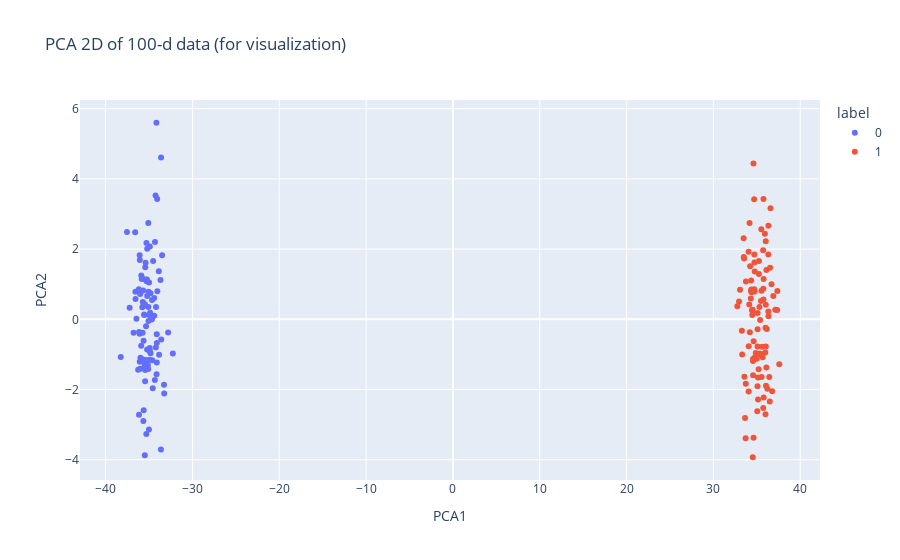

The cell this chart's notebook holds for it:
### Markdown cell above
# UMAP 降维示例
本示例生成带有标签的100维合成向量，首先使用PCA投影到2D进行可视化（代表原始100D数据的粗略2D视图），然后使用UMAP降维到3维，并使用3D散点图进行可视化。

所需库：numpy, scikit-learn, umap-learn, plotly, pandas。如果环境中缺少，请在笔记本中安装它们。

### Code cell
# 如果你需要安装依赖，请取消下一行注释并运行（在 Jupyter 中）：
# !pip install numpy scikit-learn umap-learn plotly pandas

import numpy as np
import pandas as pd
from sklearn.decomposition import PCA
from umap import UMAP
import plotly.express as px
import matplotlib.pyplot as plt

# 生成合成数据：100 维，2 个簇，每簇 100 个样本（共 200）
rng = np.random.RandomState(42)
n_clusters = 2
n_per_cluster = 100
n_samples = n_clusters * n_per_cluster # 200
n_features = 100
centers = rng.normal(scale=5.0, size=(n_clusters, n_features))  # 2 个中心
X = np.zeros((n_samples, n_features))
y = np.zeros(n_samples, dtype=int)
for i in range(n_clusters):
    start = i * n_per_cluster
    end = start + n_per_cluster
    X[start:end] = centers[i] + rng.normal(scale=1.0, size=(n_per_cluster, n_features))
    y[start:end] = i

print('X shape:', X.shape, 'labels shape:', y.shape)

# 使用 PCA 将 100 维投影到 2D 用作“原始空间的可视化”
pca = PCA(n_components=2, random_state=42)
X_pca2 = pca.fit_transform(X)
df_pca = pd.DataFrame(X_pca2, columns=['PCA1','PCA2'])
df_pca['label'] = y.astype(str)

fig = px.scatter(df_pca, x='PCA1', y='PCA2', color='label', title='PCA 2D of 100-d data (for visualization)')
fig.show()

# 也用 matplotlib 简单显示（可选）
plt.figure(figsize=(6,5))
scatter = plt.scatter(X_pca2[:,0], X_pca2[:,1], c=y, cmap='tab10', s=12)
plt.xlabel('PCA1')
plt.ylabel('PCA2')
plt.title('PCA 2D (matplotlib)')
plt.show()

### Figure 1 — Plotly figure (JSON) as saved in the notebook; plotly's stock layout.template omitted (floating-point values rounded to 4 significant figures)
{"data": [{"hovertemplate": "label=0<br>PCA1=%{x}<br>PCA2=%{y}<extra></extra>", "legendgroup": "0", "marker": {"color": "#636efa", "symbol": "circle"}, "mode": "markers", "name": "0", "orientation": "v", "showlegend": true, "type": "scatter", "x": [-36.6, -34.11, -32.8, -35.05, -34.7, -33.68, -33.25, -35.02, -33.28, -36.06, -33.62, -34.4, -35.09, -35.62, -32.26, -36.57, -34.25, -35.21, -35.07, -35.63, -34.1, -35.13, -35.54, -33.84, -34.88, -36.15, -34.57, -34.91, -35.3, -35.07, -34.62, -36.17, -35.51, -38.26, -35.48, -36.15, -34.83, -36.79, -36.08, -35.9, -36.02, -35.22, -34.91, -34.1, -35.1, -35.7, -34.33, -34.22, -33.5, -35.45, -35.24, -33.6, -35.0, -35.74, -35.44, -35.89, -36.02, -35.72, -33.63, -35.31, -35.62, -34.2, -34.14, -34.93, -35.57, -34.04, -37.54, -35.68, -35.78, -34.06, -36.26, -36.56, -35.38, -36.08, -35.45, -35.99, -35.01, -34.41, -34.32, -35.28, -34.15, -35.5, -36.09, -34.66, -36.45, -35.49, -34.94, -35.35, -35.47, -35.5, -37.24, -35.21, -35.4, -35.65, -35.84, -33.88, -34.53, -34.65, -34.83, -34.92], "xaxis": "x", "y": [2.483, -0.4238, -0.3734, 0.7846, -0.004841, 1.121, -2.109, -0.8745, -1.867, 1.69, 4.611, 0.101, 2.742, -2.587, -0.9699, 0.7848, 3.526, 2.013, -0.04687, -0.6116, -0.6744, -1.302, 0.1263, -1.009, 0.1904, -0.3593, -1.965, 2.074, 2.176, 0.354, -1.163, 0.8546, 0.3876, -1.074, 1.144, -2.717, 0.7394, -0.3834, 1.823, -0.752, -1.408, -0.8578, -0.9115, -1.233, -1.417, -1.141, -1.732, -0.8051, 1.826, -1.767, 1.136, -0.572, 1.046, -0.3859, 1.482, 1.248, 0.7239, 0.4935, -3.709, -3.264, 0.4212, 0.3499, -1.566, -1.151, 0.139, 0.7996, 2.484, 0.8208, 0.3449, 3.428, -1.439, 0.579, -1.159, -1.205, -1.442, -1.094, -3.137, 0.6104, 2.199, 1.088, 5.599, -1.323, -0.4109, 0.5473, 0.01276, -3.87, 0.1177, -0.1941, 0.4282, -1.284, 0.3276, 0.6614, 1.608, -2.894, 1.151, 1.368, 1.661, 0.02652, -0.9657, -0.8183], "yaxis": "y"}, {"hovertemplate": "label=1<br>PCA1=%{x}<br>PCA2=%{y}<extra></extra>", "legendgroup": "1", "marker": {"color": "#EF553B", "symbol": "circle"}, "mode": "markers", "name": "1", "orientation": "v", "showlegend": true, "type": "scatter", "x": [36.32, 35.52, 36.44, 33.5, 34.23, 34.53, 34.35, 33.57, 36.1, 35.79, 34.07, 35.46, 34.69, 34.57, 34.17, 35.4, 36.49, 36.0, 35.68, 34.37, 37.58, 34.32, 35.09, 35.25, 35.75, 37.34, 36.06, 34.77, 35.3, 34.88, 35.24, 35.33, 37.37, 35.93, 36.76, 35.73, 35.21, 35.77, 33.54, 33.06, 36.34, 35.76, 36.03, 35.05, 34.05, 35.98, 35.38, 35.74, 36.33, 35.62, 35.14, 33.75, 34.71, 34.62, 35.08, 36.03, 37.13, 35.09, 36.58, 35.01, 35.14, 34.59, 32.75, 36.15, 34.57, 35.48, 34.13, 36.1, 34.71, 33.64, 34.52, 34.73, 33.28, 34.31, 36.04, 36.69, 32.95, 36.0, 34.44, 34.39, 34.74, 35.55, 35.79, 33.73, 34.06, 36.33, 33.71, 34.76, 33.48, 33.31, 36.53, 36.21, 34.56, 34.63, 36.9, 35.09, 34.48, 34.19, 35.53, 34.64], "xaxis": "x", "y": [0.226, 2.563, -1.641, 1.777, 1.514, -3.929, 1.103, -1.638, -1.371, -2.225, -0.7689, -0.9843, 3.42, -1.184, 2.743, -0.9978, -2.338, -2.704, -1.08, 0.8473, -1.277, 0.8171, -0.7769, 1.662, 0.8702, 0.268, -1.889, -1.089, 0.3485, -0.957, 1.288, -0.9701, 0.8062, 2.439, -2.051, 1.969, -1.424, 3.428, 1.734, 0.8448, 0.08836, 0.5623, 2.221, -2.616, 1.926, -0.9459, -0.02206, -2.524, 2.665, -0.7799, -1.657, 1.077, 0.8576, 4.437, -1.903, 0.4158, 0.2745, 0.177, 3.164, -1.12, -2.282, 0.1768, 0.3711, -0.2786, -1.594, 0.5222, 0.4231, 1.404, 1.846, -2.812, 0.2721, 1.616, -0.3244, 0.5904, -0.7752, 0.9975, 0.5077, -0.2426, 0.257, 0.7687, 0.7927, -1.642, 1.151, -1.834, -2.053, 1.848, -3.384, 1.362, 2.307, -1.002, 1.469, -1.979, -1.127, -3.374, 0.6623, -0.2806, 0.126, -0.3698, 0.8103, -0.6263], "yaxis": "y"}], "layout": {"legend": {"title": {"text": "label"}, "tracegroupgap": 0}, "title": {"text": "PCA 2D of 100-d data (for visualization)"}, "xaxis": {"anchor": "y", "domain": [0, 1], "title": {"text": "PCA1"}}, "yaxis": {"anchor": "x", "domain": [0, 1], "title": {"text": "PCA2"}}}}
